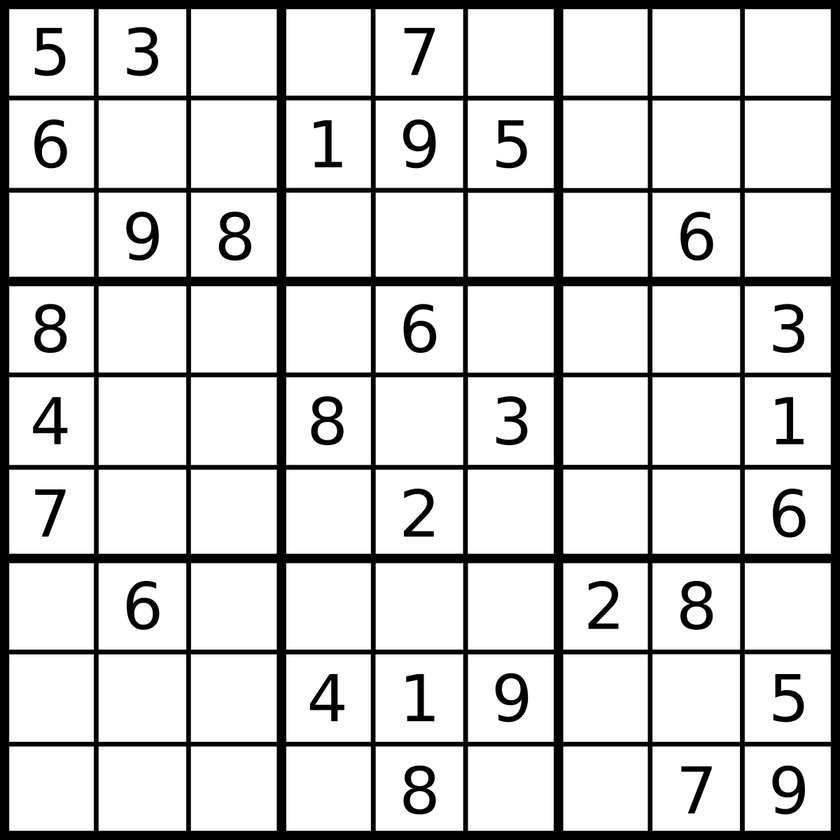
#> input picture openCV/images/r.png, 840 x 840 px, shrunk from 1200 x 1200 before the run, given in place of r.jpg, which was not available
$ python ex39_EdgeDetection.py   (older library calls are emulated)
#> lines starting #> are read from the running program, lines starting #| are printed output that depends on the picture; pictures that were not available may be replaced by others from this repository, and a replacement may not be noted
from cv2 import cv2
import numpy as np
import matplotlib.pyplot as plt

''' GRADIENT : An image gradient is a directional change in the intensity or color in an image.
These are functions to find gradients and analyze the image.
CV_64F : datatype.
Canny is the best for edge detection!  '''

myImg = cv2.imread('E:\\ImageProcessingdenemeleri\\images\\r.jpg',0)
#> myImg is the input picture: shape (840, 840); min 0, max 255, mean 209.7

myImgSobelX = cv2.Sobel(myImg,cv2.CV_64F,1,0,ksize = 1)
myImgSobelX = np.uint8(np.absolute(myImgSobelX))
myImgSobelY = cv2.Sobel(myImg,cv2.CV_64F,0,1,ksize = 1)
myImgSobelY = np.uint8(np.absolute(myImgSobelY))
myImgLaplacian = cv2.Laplacian(myImg,cv2.CV_64F)
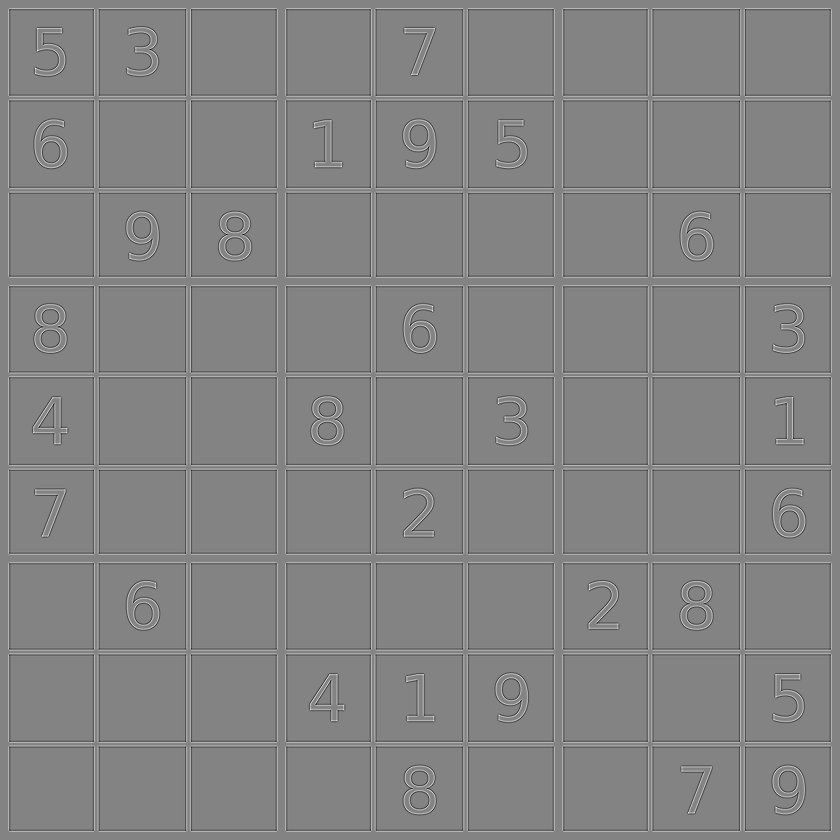
#> myImgLaplacian: shape (840, 840) float64; min -522, max 489, mean 0; drawn with min black and max white
myImgLaplacian = np.uint8(np.absolute(myImgLaplacian))
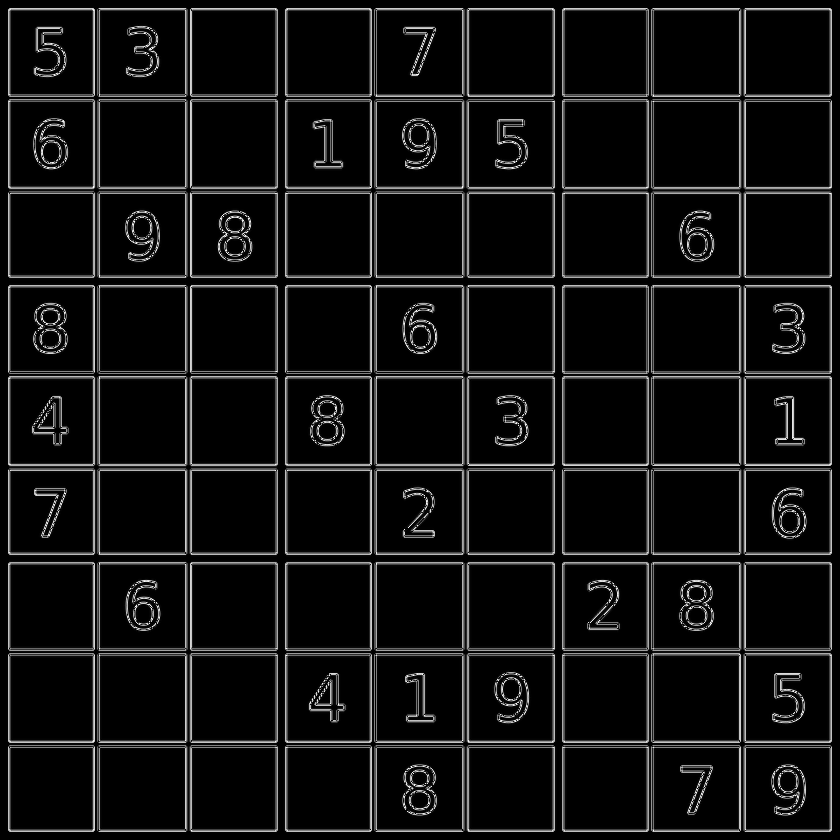
#> myImgLaplacian: shape (840, 840); min 0, max 255, mean 18.2
myImgCanny = cv2.Canny(myImg,100,200)
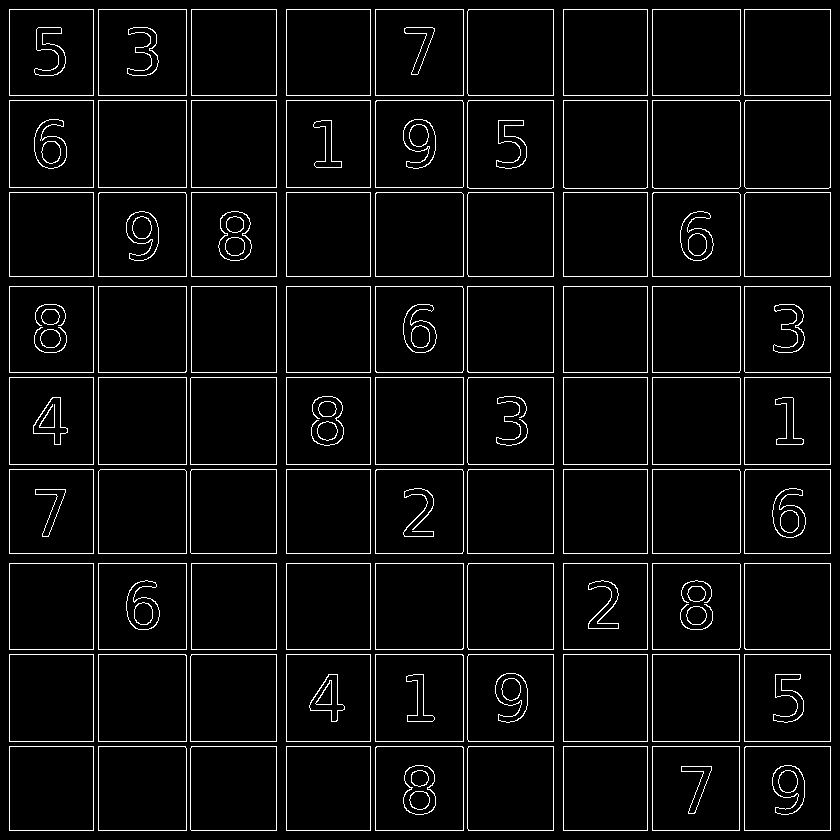
#> myImgCanny: shape (840, 840); 5% white in thin lines or dots
myImgCanny = np.uint8(np.absolute(myImgCanny))
myImgSobelXYor = cv2.bitwise_or(myImgSobelX,myImgSobelY)
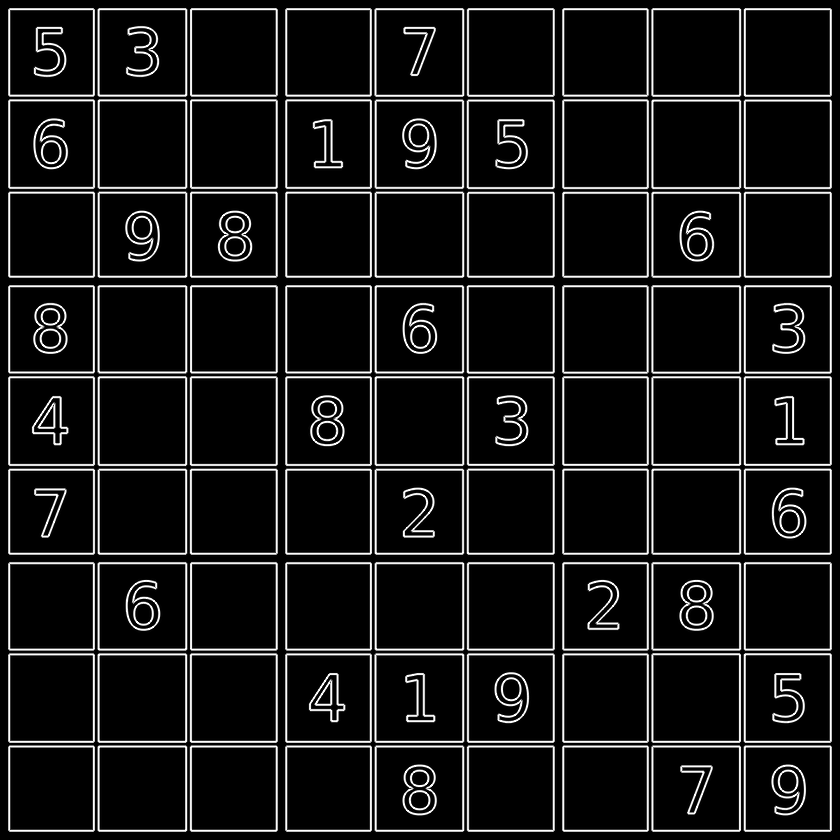
#> myImgSobelXYor: shape (840, 840); min 0, max 255, mean 24.6
myImgSobelXYand = cv2.bitwise_and(myImgSobelX,myImgSobelY)
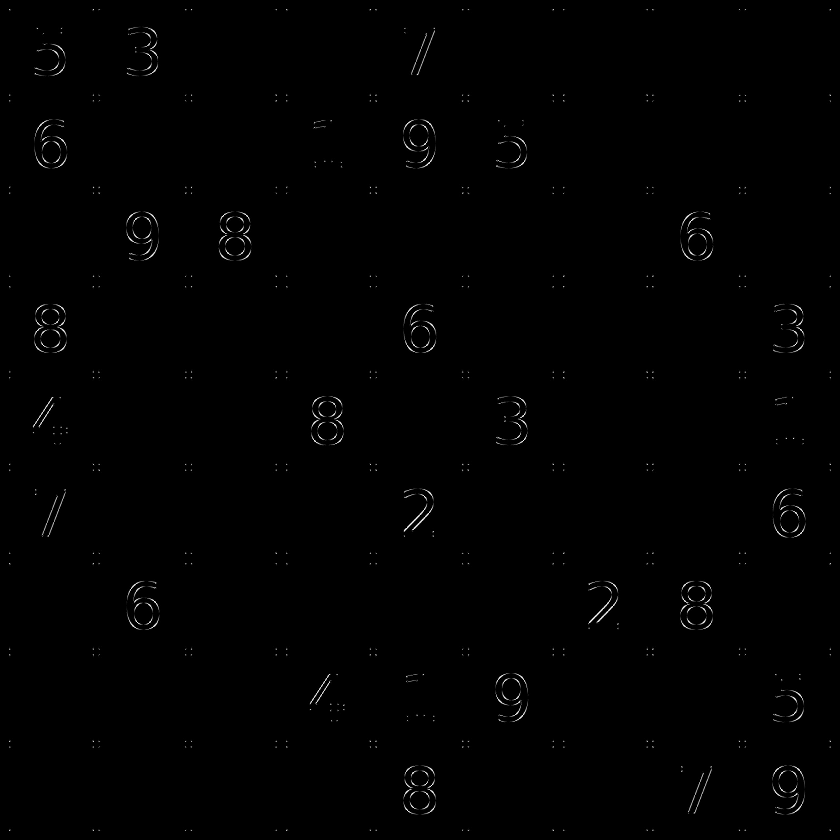
#> myImgSobelXYand: shape (840, 840); min 0, max 255, mean 1.3
myImgSobelXNOT = cv2.bitwise_not(myImgSobelX)
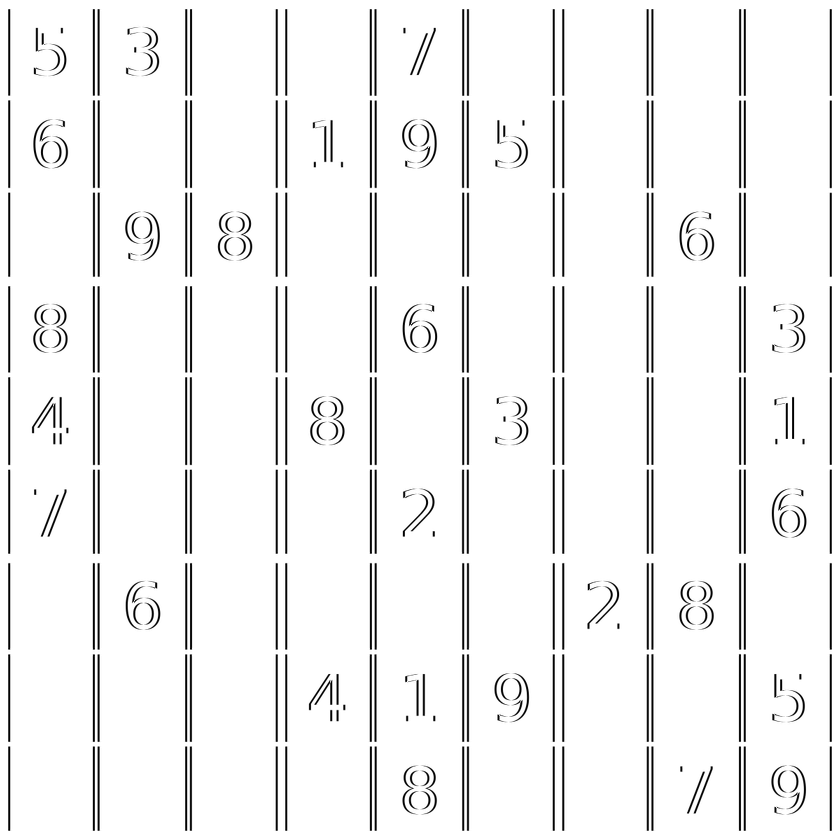
#> myImgSobelXNOT: shape (840, 840); min 0, max 255, mean 242.1

titles = ["Original","Sobel X","Sobel Y","Laplacian","Canny","BITWISE OR Sobel X/Y","BITWISE AND Sobel X/Y"
        ," BITWISE NOT SobelX "]
images = [myImg,myImgSobelX,myImgSobelY,myImgLaplacian,myImgCanny,myImgSobelXYor,myImgSobelXYand,myImgSobelXNOT]

for i in range(8):
    plt.subplot(2,4,i+1), plt.imshow(images[i], cmap = 'gray'), plt.title(titles[i])
    plt.xticks([]), plt.yticks([])

plt.show()
